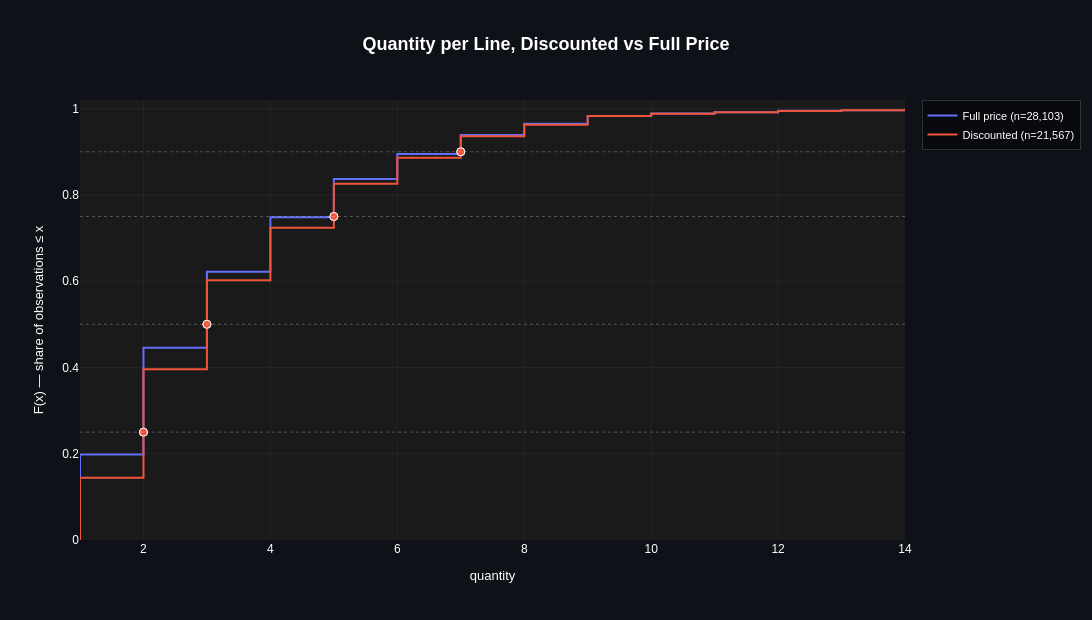

Source (notebook cell):
### Markdown cell above
Quantity is a small integer count: every line moves somewhere between 1 and 14
units, with only 14 distinct values across almost 50,000 rows and a median of
3. A variable this narrow and this discrete was never going to pass as normal,
and no transform turns a count into something continuous. Running Shapiro-Wilk
here would spend a paragraph confirming what the table above already shows.
The comparison below goes straight to a rank-based test because of what the
variable is, not because a normality check failed first.

### Code cell
cp.ecdf_plot(
    df, cols="quantity", group_col="discount_group",
    mark_percentiles=[0.25, 0.5, 0.75, 0.9],
    title="Quantity per Line, Discounted vs Full Price",
)

### Figure 1 — Plotly figure (JSON) as saved in the notebook; plotly's stock layout.template omitted (floating-point values rounded to 4 significant figures; data arrays with more than 128 entries replaced by an {"elided": "..."} marker saying what was removed)
{"data": [{"hovertemplate": "x = %{x:.3g}<br>F(x) = %{y:.3f}<extra></extra>", "line": {"color": "#636EFA", "shape": "hv", "width": 2}, "mode": "lines", "name": "Full price (n=28,103)", "type": "scatter", "x": {"elided": "28103 float values"}, "y": {"elided": "28103 float values"}}, {"customdata": [25, 50, 75, 90], "hovertemplate": "P%{customdata} = %{x:.3g}<extra></extra>", "marker": {"color": "#636EFA", "line": {"color": "white", "width": 1}, "size": 8}, "mode": "markers", "showlegend": false, "type": "scatter", "x": [2.0, 3.0, 5.0, 7.0], "y": [0.25, 0.5, 0.75, 0.9]}, {"hovertemplate": "x = %{x:.3g}<br>F(x) = %{y:.3f}<extra></extra>", "line": {"color": "#EF553B", "shape": "hv", "width": 2}, "mode": "lines", "name": "Discounted (n=21,567)", "type": "scatter", "x": {"elided": "21567 float values"}, "y": {"elided": "21567 float values"}}, {"customdata": [25, 50, 75, 90], "hovertemplate": "P%{customdata} = %{x:.3g}<extra></extra>", "marker": {"color": "#EF553B", "line": {"color": "white", "width": 1}, "size": 8}, "mode": "markers", "showlegend": false, "type": "scatter", "x": [2.0, 3.0, 5.0, 7.0], "y": [0.25, 0.5, 0.75, 0.9]}], "layout": {"font": {"color": "white", "family": "Arial"}, "height": 620, "legend": {"bgcolor": "rgba(0,0,0,0.4)", "bordercolor": "rgba(255,255,255,0.15)", "borderwidth": 1, "font": {"color": "white", "size": 11}}, "margin": {"b": 80, "l": 80, "r": 60, "t": 100}, "paper_bgcolor": "#0e1117", "plot_bgcolor": "#1a1a1a", "shapes": [{"line": {"color": "rgba(255,255,255,0.25)", "dash": "dot", "width": 1}, "type": "line", "x0": 0, "x1": 1, "xref": "x domain", "y0": 0.25, "y1": 0.25, "yref": "y"}, {"line": {"color": "rgba(255,255,255,0.25)", "dash": "dot", "width": 1}, "type": "line", "x0": 0, "x1": 1, "xref": "x domain", "y0": 0.5, "y1": 0.5, "yref": "y"}, {"line": {"color": "rgba(255,255,255,0.25)", "dash": "dot", "width": 1}, "type": "line", "x0": 0, "x1": 1, "xref": "x domain", "y0": 0.75, "y1": 0.75, "yref": "y"}, {"line": {"color": "rgba(255,255,255,0.25)", "dash": "dot", "width": 1}, "type": "line", "x0": 0, "x1": 1, "xref": "x domain", "y0": 0.9, "y1": 0.9, "yref": "y"}], "title": {"font": {"color": "white", "family": "Arial", "size": 18}, "text": "<b>Quantity per Line, Discounted vs Full Price</b>", "x": 0.5, "xanchor": "center"}, "width": 1400, "xaxis": {"gridcolor": "rgba(128,128,128,0.2)", "gridwidth": 0.5, "showgrid": true, "title": {"font": {"size": 13}, "text": "quantity"}, "type": "linear", "zeroline": false}, "yaxis": {"gridcolor": "rgba(128,128,128,0.2)", "gridwidth": 0.5, "range": [0, 1.02], "showgrid": true, "title": {"font": {"size": 13}, "text": "F(x) — share of observations ≤ x"}, "zeroline": false}}}
